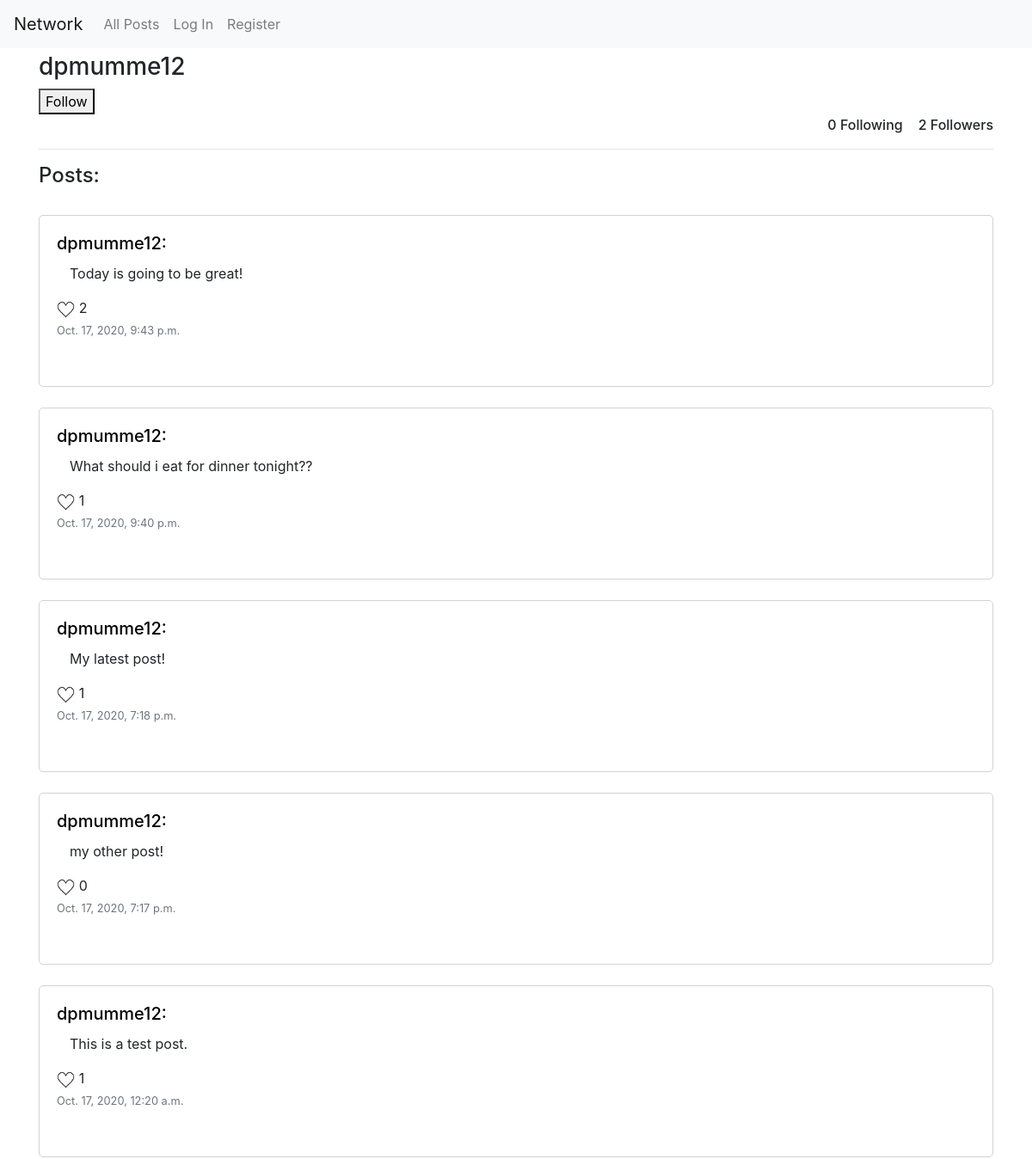
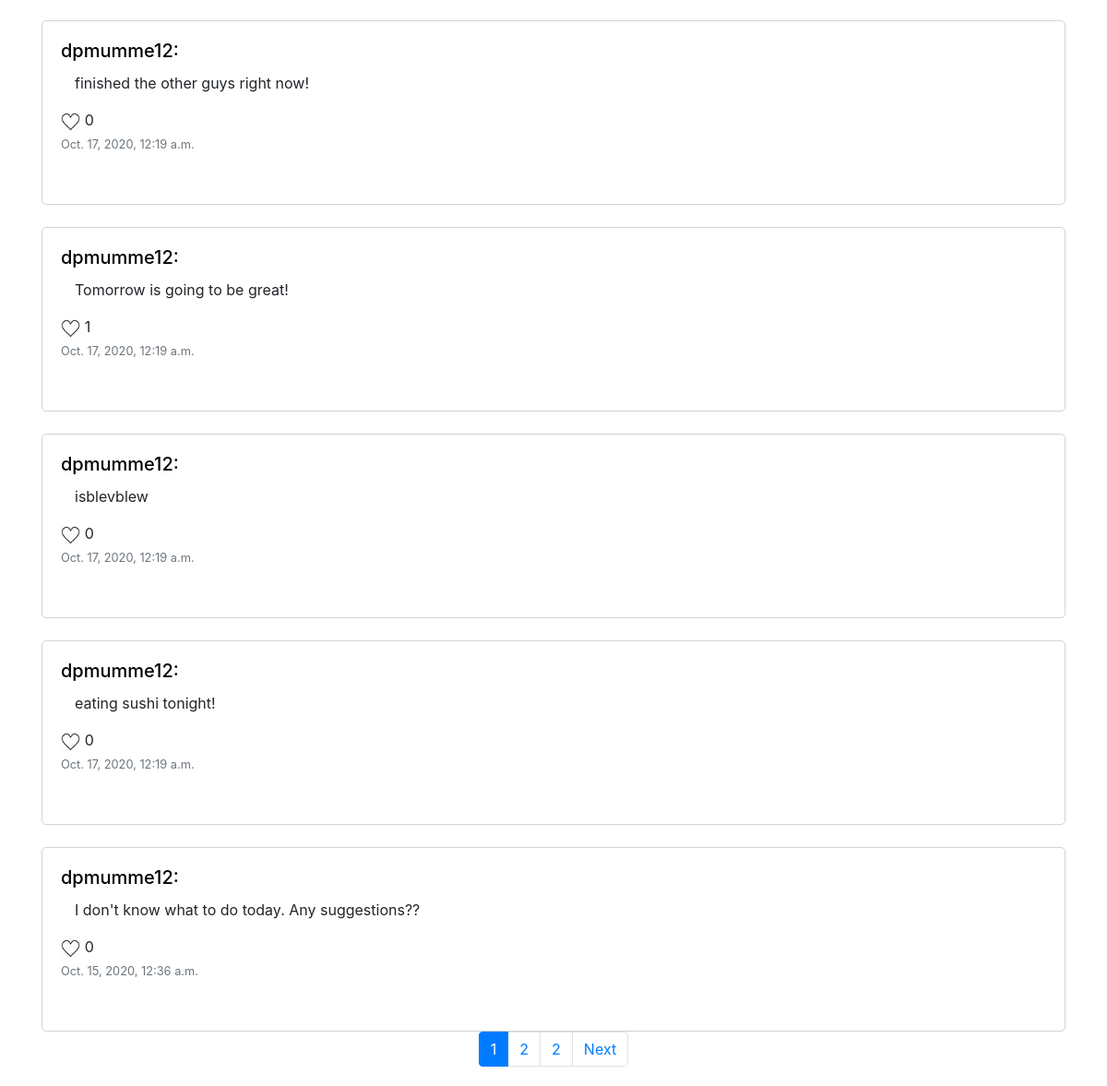
The app's page /profile/1 with its own data (2 pictures, top to bottom).
### network/models.py (models this page shows, shortened)
class profile(models.Model):
    user = models.ForeignKey("User", on_delete=models.CASCADE, related_name="profile_user")
    following = models.ManyToManyField("User",  blank=True, related_name="following_user")
    followers = models.ManyToManyField("User",  blank=True, related_name="follower_user")

class User(AbstractUser):
    pass

class post(models.Model):
    user = models.ForeignKey("User", on_delete=models.CASCADE, related_name="post_user")
    body = models.TextField(blank=True)
    likes = models.ManyToManyField("User", blank=True, related_name="post_likes")
    date_posted = models.DateTimeField(auto_now_add = True, blank = True)

### network/views.py (the view)
# urls.py: path("profile/<int:id>", views.user_profile, name="user_profile"),
def user_profile(request, id):
    profile_user = User.objects.get(id = id)
    Profile = profile.objects.get(user = profile_user)
    objects = post.objects.filter(user = profile_user).order_by("-date_posted")
    if (len(objects) <= 10):
        page_obj = objects
    else:
        posts = Paginator(objects, 10)
        page_number = request.GET.get("page")
        page_obj = posts.get_page(page_number)
    return render(request, "network/profile.html", {
        "profile": Profile,
        "page_obj": page_obj
    })

### network/templates/network/profile.html (shortened to what this page needs)
{% extends "network/layout.html" %}
{% block body %}
    <div class="container">
        <div id="main-page">
        <h3>{{profile.user.username}}</h3>
        {% if not user in profile.followers.all and profile.user != user %}
            <form method="POST" action="{% url 'follow' %}">
                <button type="submit">Follow</button>
            </form>
        {% elif user in profile.followers.all and profile.user != user %}
            <form method="POST" action="{% url 'follow' %}">
                {% csrf_token %}
                <input type="hidden" value="{{profile.user}}" name="profile-user">
                <button type="submit">Unfollow</button>
            </form>
        {% endif %}
        <div style="float: right;">
            <h6 style="display: inline;">{{profile.following.count}} Following</h6>
            <h6 style="display: inline;">{{profile.followers.count}} Followers</h6>
        </div>
        <br>
        <hr>
        <h4>Posts:</h4>
        {% for post in page_obj %}
            <br>
            <div class="post-div">
                <div>
                    <h5 style="display: inline;"><a href="{% url 'user_profile' id=post.user.id %}" style="color: black;">{{post.user.username}}:</a></h5>
                </div>
                <div class="post-body">
                    <p class="body-text" id="post-body-{{post.id}}">{{post.body}}</p>
                    <span>
                        {% if user in post.likes.all %}
                            <img class="like-img" id="post-{{post.id}}" onclick="like_post({{post.id}})" alt="filled in heart icon">
                        {% else %}
                            <img class="like-img" id="post-{{post.id}}" onclick="like_post({{post.id}})" alt="empty heart icon">
                        {% endif %}
                        <span id="post-like-count-{{post.id}}">{{post.likes.count}}</span>
                    </span>
                </div>
                <div class="date-posted">
                    <p class="card-text"><small class="text-muted" style="text-align: right;">{{ post.date_posted }}</small></p>
                </div>
            </div>
        {% endfor %}
        {% if page_obj.paginator.num_pages > 1%}
        <nav aria-label="Page navigation example">
            <ul class="pagination justify-content-center">
              {% if page_obj.has_previous %}
              <li class="page-item"><a class="page-link" href="?page=1">1</a></li>
              {% else %}
              <li class="page-item active"><a class="page-link" href="?page=1">1</a></li>
              {% endif %}
              {% if page_obj.number == 1 %}
              <li class="page-item"><a class="page-link" href="?page={{ page_obj.next_page_number }}">2</a></li>
              {% elif page_obj.number == page_obj.paginator.num_pages %}
              <li class="page-item"><a class="page-link" href="?page={{ page_obj.previous_page_number }}">{{ page_obj.previous_page_number }}</a></li>
              {% else %}
              <li class="page-item active"><a class="page-link" href="?page={{ page_obj.number }}">{{ page_obj.number }}</a></li>
              {% endif %}
              {% if page_obj.has_next %}
              <li class="page-item"><a class="page-link" href="?page={{ page_obj.paginator.num_pages }} ">{{ page_obj.paginator.num_pages }}</a></li>
              {% else %}
              <li class="page-item active"><a class="page-link" href="?page={{ page_obj.paginator.num_pages }} ">{{ page_obj.paginator.num_pages }}</a></li>
              {% endif %}
              {% if page_obj.has_next %}
              <li class="page-item">
                <a class="page-link" href="?page={{ page_obj.next_page_number }}">Next</a>
              </li>
              {% endif %}
            </ul>
        </nav>
        {% endif %}
        </div>
    </div>
{% endblock %}

### network/static/network/styles.css (style rules this page uses)
.post-div { padding: 20px; width: 100%; height: 200px; border: 1px solid lightgray; border-radius: 5px; }
.like-img { height: auto; width: 2%; }
.body-text { margin-left: 15px; margin-top: 10px; }

### records on screen
profile: user.username "dpmumme12", following.count "0", followers.count "2"
post: user.username "dpmumme12", body "Today is going to be great!", likes.count "2", date_posted "Oct. 17, 2020, 9:43 p.m."
post: user.username "dpmumme12", body "What should i eat for dinner tonight??", likes.count "1", date_posted "Oct. 17, 2020, 9:40 p.m."
post: user.username "dpmumme12", body "My latest post!", likes.count "1", date_posted "Oct. 17, 2020, 7:18 p.m."
post: user.username "dpmumme12", body "my other post!", likes.count "0", date_posted "Oct. 17, 2020, 7:17 p.m."
post: user.username "dpmumme12", body "This is a test post.", likes.count "1", date_posted "Oct. 17, 2020, 12:20 a.m."
post: user.username "dpmumme12", body "finished the other guys right now!", likes.count "0", date_posted "Oct. 17, 2020, 12:19 a.m."
post: user.username "dpmumme12", body "Tomorrow is going to be great!", likes.count "1", date_posted "Oct. 17, 2020, 12:19 a.m."
post: user.username "dpmumme12", body "isblevblew", likes.count "0", date_posted "Oct. 17, 2020, 12:19 a.m."
post: user.username "dpmumme12", body "eating sushi tonight!", likes.count "0", date_posted "Oct. 17, 2020, 12:19 a.m."
post: user.username "dpmumme12", body "I don't know what to do today. Any suggestions??", likes.count "0", date_posted "Oct. 15, 2020, 12:36 a.m."

### other values on screen
{{ page_obj.paginator.num_pages }} "2"
